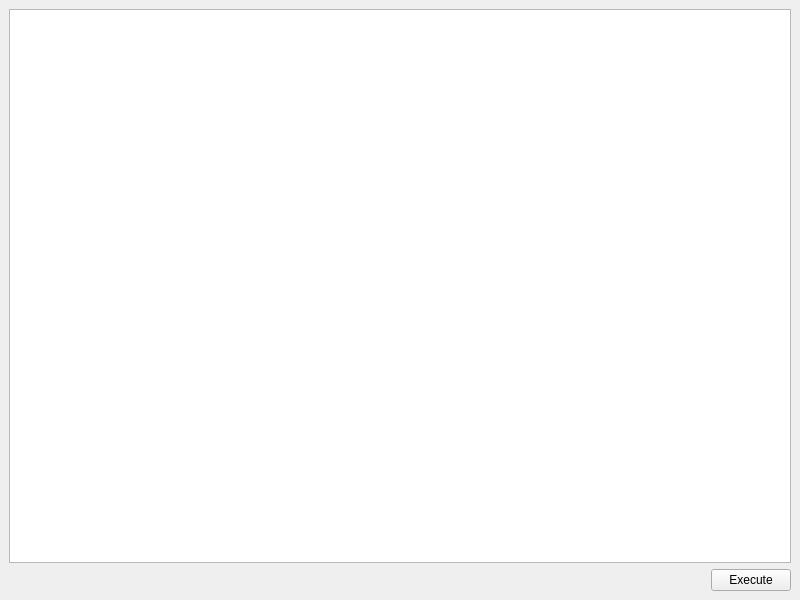
<?xml version="1.0" encoding="UTF-8"?>
<ui version="4.0">
 <class>QueryEditorWindow</class>
 <widget class="QMainWindow" name="QueryEditorWindow">
  <property name="geometry">
   <rect>
    <x>0</x>
    <y>0</y>
    <width>800</width>
    <height>600</height>
   </rect>
  </property>
  <property name="windowTitle">
   <string>SQL Query Editor</string>
  </property>
  <widget class="QWidget" name="CentralWidget">
   <layout class="QVBoxLayout" name="verticalLayout_2">
    <item>
     <layout class="QVBoxLayout" name="UpperLayout">
      <item>
       <widget class="QPlainTextEdit" name="PlainTextEdit">
        <property name="font">
         <font>
          <family>Cascadia Code</family>
          <pointsize>12</pointsize>
         </font>
        </property>
        <property name="lineWrapMode">
         <enum>QPlainTextEdit::LineWrapMode::NoWrap</enum>
        </property>
        <property name="tabStopDistance">
         <double>40.000000000000000</double>
        </property>
       </widget>
      </item>
     </layout>
    </item>
    <item>
     <layout class="QHBoxLayout" name="LowerLayout">
      <item>
       <spacer name="HorizontalSpacer">
        <property name="orientation">
         <enum>Qt::Orientation::Horizontal</enum>
        </property>
        <property name="sizeHint" stdset="0">
         <size>
          <width>40</width>
          <height>20</height>
         </size>
        </property>
       </spacer>
      </item>
      <item>
       <widget class="QPushButton" name="ExecButton">
        <property name="text">
         <string>Execute</string>
        </property>
       </widget>
      </item>
     </layout>
    </item>
   </layout>
  </widget>
  <action name="actionNew_Window">
   <property name="text">
    <string>New Window</string>
   </property>
  </action>
 </widget>
 <resources/>
 <connections/>
</ui>
